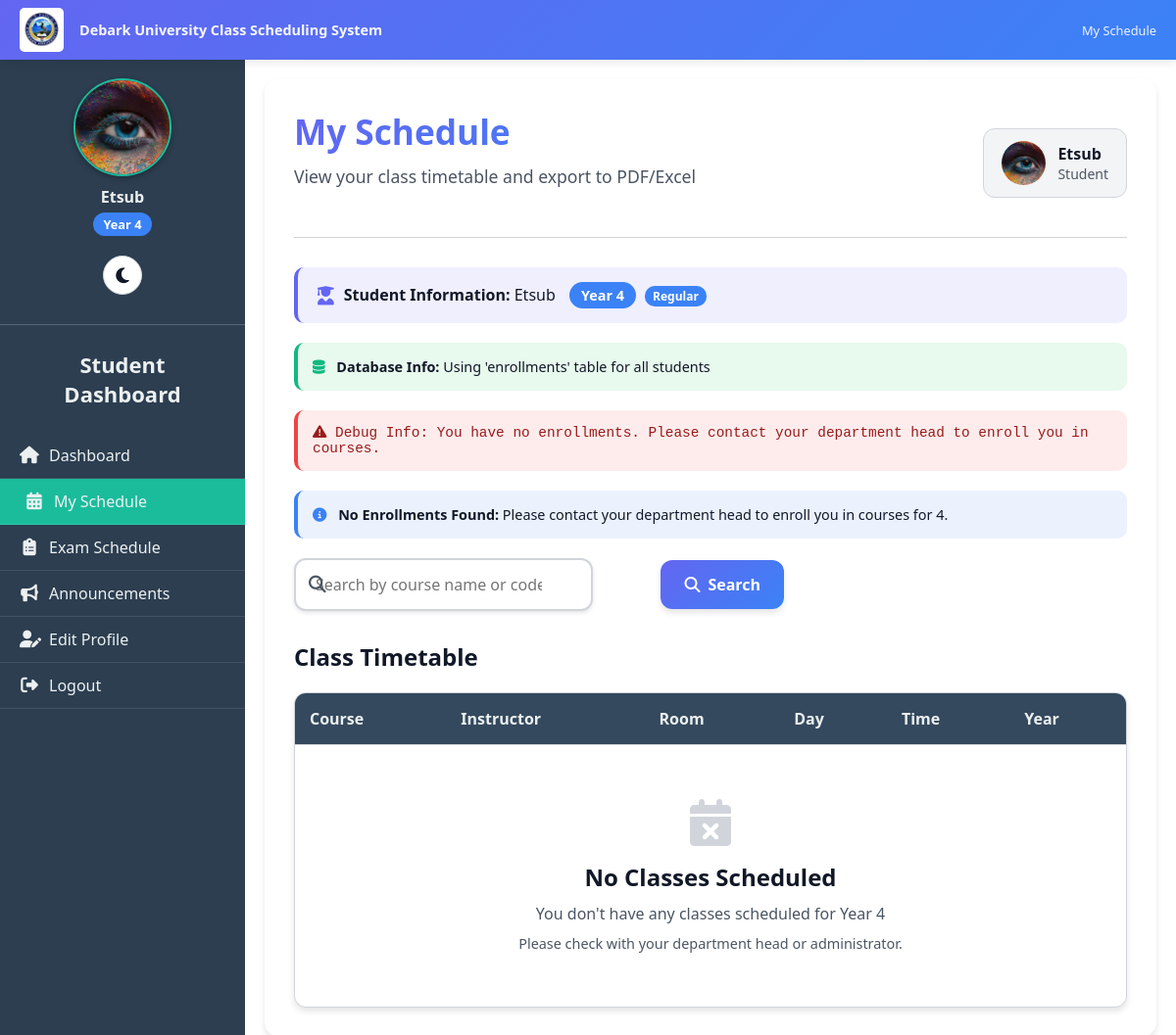
Page /student/my_schedule.php (signed in) on the committed database.
### tables this page shows
CREATE TABLE `users` (
  `user_id` int(11) NOT NULL,
  `username` varchar(50) NOT NULL,
  `password` varchar(255) NOT NULL,
  `full_name` varchar(100) NOT NULL,
  `student_id` varchar(50) DEFAULT NULL,
  `email` varchar(100) DEFAULT NULL,
  `role` enum('admin','instructor','student','department_head') NOT NULL,
  `department_id` int(11) DEFAULT NULL,
  `year` varchar(10) DEFAULT NULL,
  `created_at` timestamp NOT NULL DEFAULT current_timestamp(),
  `profile_picture` varchar(255) DEFAULT NULL,
  `email_verified` tinyint(1) DEFAULT 0,
  `verification_token` varchar(255) DEFAULT NULL,
  `is_approved` tinyint(1) DEFAULT 0,
  `is_verified` tinyint(1) NOT NULL DEFAULT 0,
  `id_number` varchar(20) DEFAULT NULL
);

### public/student/my_schedule.php (the view, shortened to what the rows shown need)
<?php
require __DIR__ . '/../../includes/db.php';
include __DIR__ . '/../includes/darkmode.php';
$student_id = $_SESSION['user_id'];
$user_stmt = $pdo->prepare("SELECT username, profile_picture, year FROM users WHERE user_id = ?");
$user_stmt->execute([$student_id]);
$user = $user_stmt->fetch(PDO::FETCH_ASSOC);
$student_year = $user['year'] ?? '';
$table_check = $pdo->query("SHOW TABLES LIKE 'enrollments'");
$enrollments_table_exists = $table_check->fetch();
$search = isset($_GET['search']) ? trim($_GET['search']) : '';
if (!$enrollments_table_exists) {
    error_log("ERROR: enrollments table not found!");
    $debug_info = "ERROR: Enrollment table 'enrollments' not found in database.";
    $my_schedule = [];
} else {
    $year_equivalents = [
        'freshman' => ['1', 'freshman', 'Freshman', 'FIRST YEAR', 'first year'],
        '1' => ['1', 'freshman', 'Freshman', 'FIRST YEAR', 'first year'],
        '2' => ['2', 'sophomore', 'Sophomore', 'SECOND YEAR', 'second year'],
        '3' => ['3', 'junior', 'Junior', 'THIRD YEAR', 'third year'],
        '4' => ['4', 'senior', 'Senior', 'FOURTH YEAR', 'fourth year'],
        '5' => ['5', 'fifth', 'Fifth', 'FIFTH YEAR', 'fifth year'],
        'E1' => ['E1', 'e1', 'Extension 1', 'extension 1', 'EXTENSION 1'],
        'E2' => ['E2', 'e2', 'Extension 2', 'extension 2', 'EXTENSION 2'],
        'E3' => ['E3', 'e3', 'Extension 3', 'extension 3', 'EXTENSION 3'],
        'E4' => ['E4', 'e4', 'Extension 4', 'extension 4', 'EXTENSION 4'],
        'E5' => ['E5', 'e5', 'Extension 5', 'extension 5', 'EXTENSION 5'],
    ];
    function getYearEquivalents($year, $year_equivalents) {
        $equivalents = [];
        foreach ($year_equivalents as $key => $values) {
            if (strtolower($year) == strtolower($key)) {
                $equivalents = array_merge($equivalents, $values);
            }
        }
        foreach ($year_equivalents as $values) {
            foreach ($values as $value) {
                if (strtolower($year) == strtolower($value)) {
                    $equivalents = array_merge($equivalents, $values);
                }
            }
        }
        $equivalents[] = $year;
        return array_unique($equivalents);
    }
    $year_search_values = getYearEquivalents($student_year, $year_equivalents);
    $placeholders = str_repeat('?,', count($year_search_values) - 1) . '?';
    $enrollment_check = $pdo->prepare("
        SELECT COUNT(*) as count, GROUP_CONCAT(schedule_id) as schedule_ids
        FROM enrollments
        WHERE student_id = ?
    ");
    $enrollment_check->execute([$student_id]);
    $enrollment_data = $enrollment_check->fetch();
    $enrollment_count = $enrollment_data['count'];
    $enrolled_schedule_ids = $enrollment_data['schedule_ids'] ?? '';
    if ($enrollment_count > 0) {
        $base_query = "
            SELECT s.schedule_id, c.course_name, c.course_code,
                   COALESCE(u.username, 'TBA') AS instructor_name,
                   r.room_name, s.day, s.start_time, s.end_time, s.year as schedule_year
            FROM schedule s
            JOIN courses c ON s.course_id = c.course_id
            LEFT JOIN users u ON s.instructor_id = u.user_id
            JOIN rooms r ON s.room_id = r.room_id
            JOIN enrollments e ON s.schedule_id = e.schedule_id
            WHERE e.student_id = ?
            AND s.year IN ($placeholders)
        ";
        $search_query = "";
        $search_params = [];
        if (!empty($search)) {
            $search_query = " AND (c.course_name LIKE ? OR c.course_code LIKE ?)";
            $search_param = "%{$search}%";
            $search_params = [$search_param, $search_param];
        }
        $complete_query = $base_query . $search_query . "
            ORDER BY FIELD(s.day, 'Monday', 'Tuesday', 'Wednesday', 'Thursday', 'Friday'), s.start_time
        ";
        $schedules = $pdo->prepare($complete_query);
        $params = array_merge([$student_id], $year_search_values, $search_params);
        error_log("Executing query with params: " . implode(', ', $params));
        $schedules->execute($params);
        $my_schedule = $schedules->fetchAll();
        error_log("Found " . count($my_schedule) . " schedules for student $student_id");
        if (empty($my_schedule) && empty($search)) {
            $schedule_check = $pdo->prepare("
                SELECT COUNT(*) as count
                FROM schedule
                WHERE year IN ($placeholders)
            ");
            $schedule_check->execute($year_search_values);
            $schedule_count = $schedule_check->fetch()['count'];
            $debug_info = "No schedules found. Student ID: $student_id, Year: $student_year";
            $debug_info .= " | Enrollments found: $enrollment_count";
            $debug_info .= " | Available schedules for year: $schedule_count";
            if ($enrolled_schedule_ids) {
                $debug_info .= " | Enrolled schedule IDs: " . $enrolled_schedule_ids;
            }
            if ($enrolled_schedule_ids) {
                $schedule_ids_array = explode(',', $enrolled_schedule_ids);
                $schedule_check = $pdo->prepare("
                    SELECT schedule_id, year, course_id
                    FROM schedule
                    WHERE schedule_id IN (" . str_repeat('?,', count($schedule_ids_array) - 1) . "?)
                ");
                $schedule_check->execute($schedule_ids_array);
                $found_schedules = $schedule_check->fetchAll();
                error_log("Checking specific schedule IDs: " . $enrolled_schedule_ids);
                error_log("Found " . count($found_schedules) . " matching schedules in schedule table");
                if (count($found_schedules) > 0) {
                    $debug_info .= " | Schedules found in table: " . count($found_schedules);
                    foreach ($found_schedules as $fs) {
                        $debug_info .= " | ID:" . $fs['schedule_id'] . " Year:" . $fs['year'];
                    }
                } else {
                    $debug_info .= " | WARNING: None of the enrolled schedule IDs exist in schedule table!";
                }
            }
        }
    } else {
        $debug_info = "You have no enrollments. Please contact your department head to enroll you in courses.";
        $my_schedule = [];
    }
}
$is_freshman = false;
$is_extension = false;
$is_regular = false;
if (strtolower($student_year) === 'freshman' || $student_year === '1' || $student_year === 'first year') {
    $is_freshman = true;
} elseif (strtoupper(substr($student_year, 0, 1)) === 'E') {
    $is_extension = true;
} elseif (is_numeric($student_year) && $student_year >= 2 && $student_year <= 5) {
    $is_regular = true;
}
$uploads_dir = __DIR__ . '/../uploads/';
$profile_picture = $user['profile_picture'] ?? '';
$default_profile = 'default_profile.png';
if(!empty($profile_picture)) {
    if(file_exists($uploads_dir . $profile_picture)) {
        $profile_img_path = '../uploads/' . $profile_picture;
    } else if(file_exists('uploads/' . $profile_picture)) {
        $profile_img_path = 'uploads/' . $profile_picture;
    } else if(file_exists('../uploads/' . $profile_picture)) {
        $profile_img_path = '../uploads/' . $profile_picture;
    } else if(file_exists('../../uploads/' . $profile_picture)) {
        $profile_img_path = '../../uploads/' . $profile_picture;
    } else {
        $profile_img_path = '../assets/' . $default_profile;
    }
} else {
    $profile_img_path = '../assets/' . $default_profile;
}
?>
<!DOCTYPE html>
<html lang="en" data-theme="<?= $darkMode ? 'dark' : 'light' ?>">
<head>
<link rel="stylesheet" href="https://cdnjs.cloudflare.com/ajax/libs/font-awesome/6.4.0/css/all.min.css">
<link rel="stylesheet" href="../../assets/css/darkmode.css">
</head>
<body>
    <div class="sidebar" id="sidebar">
        <div class="sidebar-content" id="sidebarContent">
            <div class="sidebar-profile">
                <img src="<?= htmlspecialchars($profile_img_path) ?>" alt="Profile Picture">
                <p><?= htmlspecialchars($user['username'] ?? 'Student') ?></p>
                <?php if($student_year): ?>
                    <span class="year-badge">
                        <?php
                        if (strtoupper(substr($student_year, 0, 1)) === 'E') {
                            echo 'Extension Year ' . substr($student_year, 1);
                        } elseif (is_numeric($student_year)) {
                            echo 'Year ' . $student_year;
                        } else {
                            echo ucfirst($student_year);
                        }
                        ?>
                    </span>
                <?php endif; ?>
            </div>
            <h2>Student Dashboard</h2>
        </div>
    </div>
    <div class="main-content">
        <div class="content-wrapper">
            <div class="header">
                <div class="welcome-section">
                    <h1>My Schedule</h1>
                </div>
                <div class="user-info">
                    <img src="<?= htmlspecialchars($profile_img_path) ?>" alt="Profile">
                    <div>
                        <div><?= htmlspecialchars($user['username'] ?? 'Student') ?></div>
                        <small>Student</small>
                    </div>
                </div>
            </div>
            <div class="student-info-box">
                <i class="fas fa-user-graduate"></i>
                <div>
                    <strong>Student Information:</strong>
                    <?= htmlspecialchars($user['username'] ?? 'Student') ?>
                    <span class="student-year-badge">
                        <?php
                        if($student_year) {
                            if (strtoupper(substr($student_year, 0, 1)) === 'E') {
                                echo 'Extension Year ' . substr($student_year, 1);
                            } elseif (is_numeric($student_year)) {
                                echo 'Year ' . $student_year;
                            } else {
                                echo ucfirst($student_year);
                            }
                        } else {
                            echo 'Year not set';
                        }
                        ?>
                    </span>
                    <span class="student-type-indicator">
                        <?php
                        if ($is_freshman) {
                            echo 'Freshman';
                        } elseif ($is_extension) {
                            echo 'Extension';
                        } elseif ($is_regular) {
                            echo 'Regular';
                        } else {
                            echo 'Unknown';
                        }
                        ?>
                    </span>
                </div>
            </div>
            <?php if(isset($enrollments_table_exists) && $enrollments_table_exists): ?>
            <div class="db-info-box">
                <i class="fas fa-database"></i>
                <strong>Database Info:</strong> Using 'enrollments' table for all students
            </div>
            <?php endif; ?>
            <?php if(!empty($debug_info)): ?>
                <div class="debug-info">
                    <i class="fas fa-exclamation-triangle"></i> Debug Info: <?= $debug_info ?>
                </div>
            <?php endif; ?>
            <?php if(empty($my_schedule) && isset($debug_info) && strpos($debug_info, 'no enrollments') !== false): ?>
                <div class="info-box">
                    <i class="fas fa-info-circle"></i>
                    <strong>No Enrollments Found:</strong>
                    Please contact your department head to enroll you in courses for <?= htmlspecialchars($student_year) ?>.
                </div>
            <?php endif; ?>
            <div class="search-container">
                <form method="GET" class="search-form">
                </form>
            </div>
            <div class="schedule-section">
                <h2 style="margin-bottom: 20px; color: var(--text-primary);">Class Timetable</h2>
                <?php if(!empty($search) && empty($my_schedule)): ?>
                    <div class="no-results">
                        <i class="fas fa-search"></i>
                        <h3>No courses found</h3>
                        <p>No courses match your search for "<?= htmlspecialchars($search) ?>"</p>
                        <a href="my_schedule.php" class="try-again-btn">
                            <i class="fas fa-redo"></i> View All Courses
                        </a>
                    </div>
                <?php else: ?>
                    <div class="table-container">
                        <table class="schedule-table">
                            <thead>
                                <tr>
                                    <th>Course</th>
                                    <th>Instructor</th>
                                    <th>Room</th>
                                    <th>Day</th>
                                    <th>Time</th>
                                    <th>Year</th>
                                </tr>
                            </thead>
                            <tbody>
                            <?php if(empty($my_schedule) && empty($search)): ?>
                                <tr>
                                    <td colspan="6">
                                        <div class="empty-state">
                                            <i class="fas fa-calendar-times"></i>
                                            <h3>No Classes Scheduled</h3>
                                            <p>You don't have any classes scheduled for
                                                <?php
                                                if($student_year) {
                                                    if (strtoupper(substr($student_year, 0, 1)) === 'E') {
                                                        echo 'Extension Year ' . substr($student_year, 1);
                                                    } elseif (is_numeric($student_year)) {
                                                        echo 'Year ' . $student_year;
                                                    } else {
                                                        echo ucfirst($student_year);
                                                    }
                                                } else {
                                                    echo 'your year';
                                                }
                                                ?>
                                            </p>
                                            <p style="margin-top: 10px; font-size: 0.9rem;">
                                                Please check with your department head or administrator.
                                            </p>
                                        </div>
                                    </td>
                                </tr>
                            <?php endif; ?>
                            </tbody>
                        </table>
                    </div>
                <?php endif; ?>
            </div>
        </div>
    </div>
</body>
</html>

### rows in the picture
users: profile_picture (picture), username "Etsub", year "4"

### other values in the picture
$debug_info "You have no enrollments. Please contact your department head to enroll you in courses."
